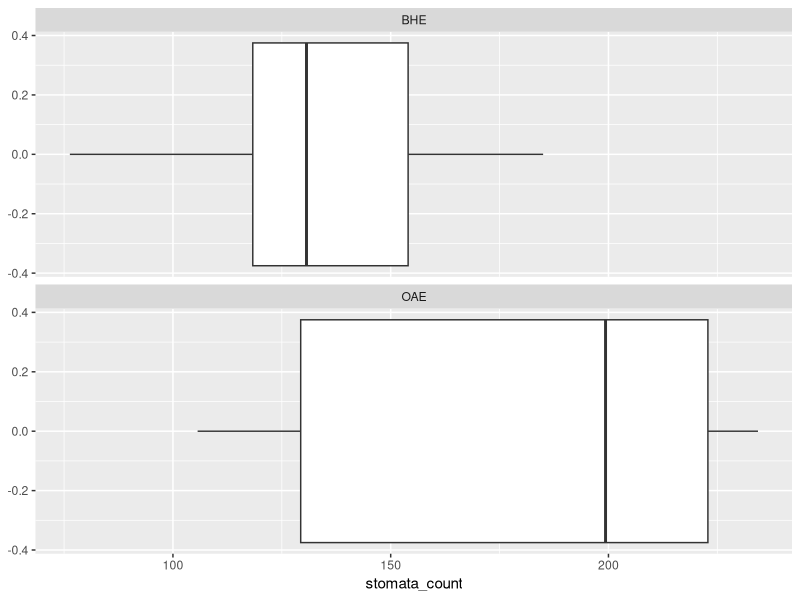
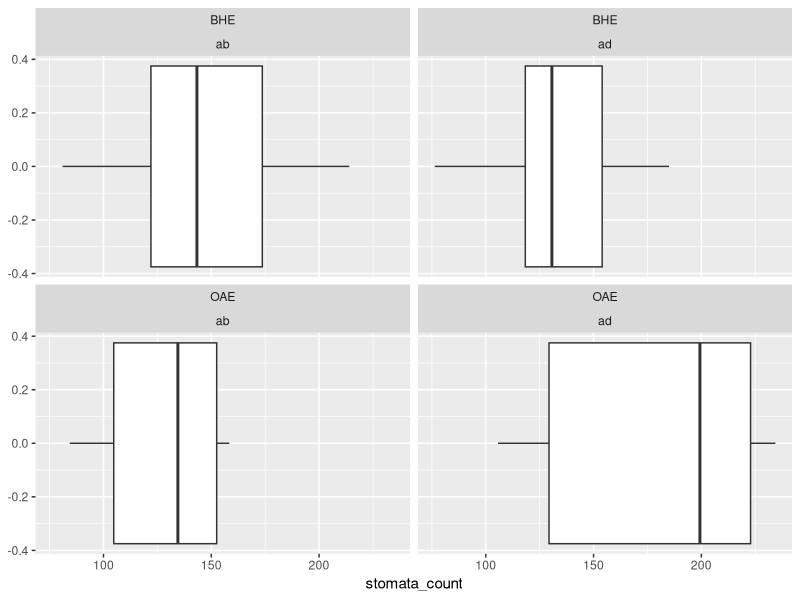
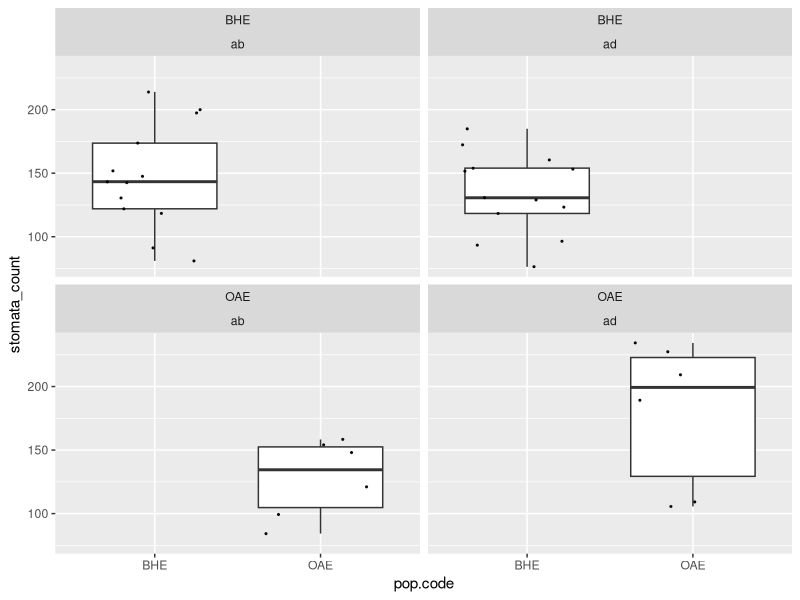

R code for these plots, in order:
require(tidyverse)
require(readxl)

stomata =  read_csv('./Data/stomatal_density_data_06-13-24.csv') %>%
  filter(!is.na(stomata_count)) %>%
  separate(col = file_name, sep = '_',
           into = c('pop.code', 'replicate', 'leaf_side', 'view_rep')) %>%
  group_by(pop.code, replicate, leaf_side) %>%
  summarize(stomata_count = mean(.data[['stomata_count']], na.rm = TRUE)) %>%
  ungroup()
View(stomata)

stomata %>%
  filter(pop.code %in% c('OAE', 'BHE')) %>%
  filter(leaf_side == 'ad') %>%
  ggplot() +
  aes(x=stomata_count) +
  facet_wrap(vars(pop.code), nrow = 2) +
  geom_boxplot()

stomata %>%
  filter(pop.code %in% c('OAE', 'BHE')) %>%
  ggplot() +
  aes(x=stomata_count) +
  facet_wrap(vars(pop.code, leaf_side), nrow = 2) +
  geom_boxplot()

stomata %>%
  filter(pop.code %in% c('OAE', 'BHE')) %>%
  ggplot() +
  aes(y=stomata_count, x=pop.code) +
  facet_wrap(vars(pop.code, leaf_side), nrow = 2) +
  geom_boxplot() +
  geom_jitter(color="black", size=0.4, alpha=0.9)
